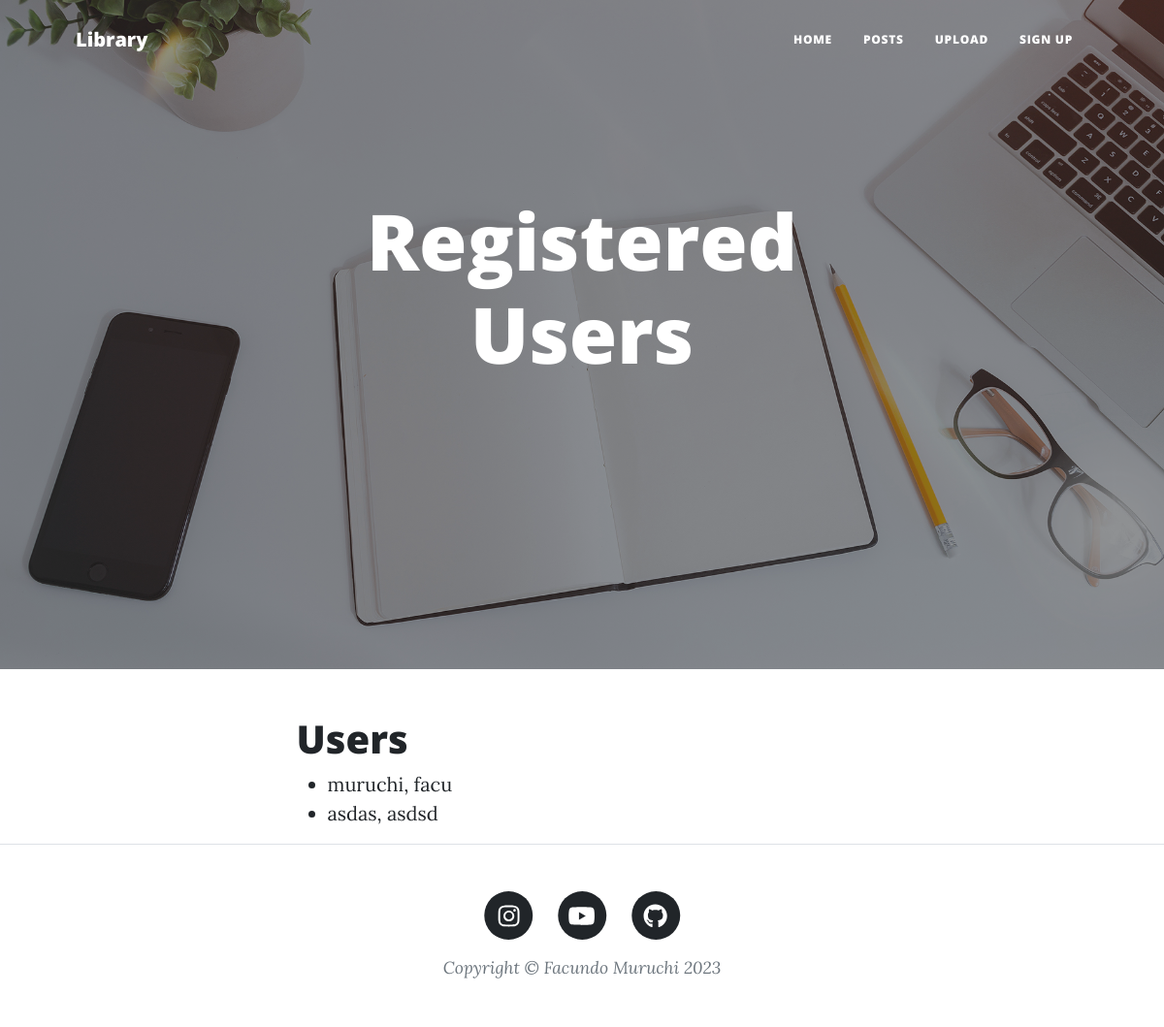
Before: /blog/usuarios/ with the older database file.
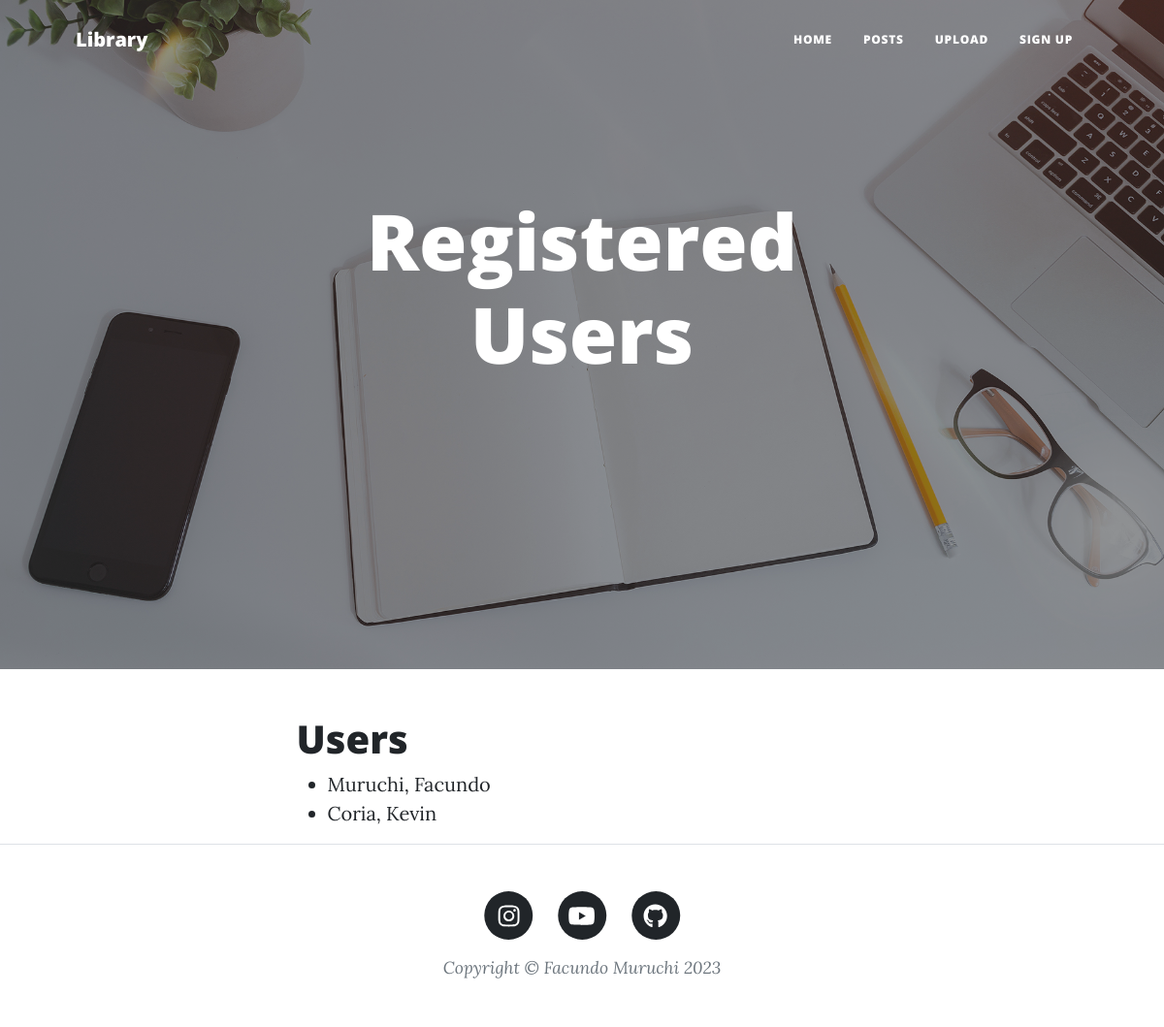
After: the same page with the newer database file.
### blog/models.py (models this page shows)
class Usuario(models.Model):
    name = models.CharField(max_length=50)
    surname = models.CharField(max_length=50)
    password = models.CharField(max_length=50)
    age = models.IntegerField(null=True, blank=True)
    email = models.EmailField(max_length=254,null=True, blank=True)
    def __str__(self):
        return f"{self.surname}, {self.name}"

### blog/views.py (the view)
# urls.py: path("usuarios/", usuarios, name="usuarios")
def usuarios(request):
    return render(
        request=request,
        template_name="usuarios.html",
        context={"usuarios": Usuario.objects.all()}
    )

### blog/templates/usuarios.html (shortened to what this page needs)
{% extends "base.html" %}
{% block heading %}
<h1>Registered Users</h1>
{% endblock heading %}
{% block contenido %}
<h1>Users</h1>
<ul>
    {%if usuarios%}
        {%for usuario in usuarios%}
            <li>{{usuario}}</li>
        {%endfor%}
    {%else%}
            <p>There are no registered users yet...</p>
    {%endif%}
</ul>
{% endblock contenido %}

### blog/templates/base.html (shortened to what this page needs)
{%load static%}
<!DOCTYPE html>
<html lang="en">
    <head>
        <link type="text/css" href="{%static 'blog/css/styles.css'%}" rel="stylesheet" />
    </head>
    <body>
        <nav class="navbar navbar-expand-lg navbar-light" id="mainNav">
            <div class="container px-4 px-lg-5">
                <a class="navbar-brand" href={%url "inicio"%}>Library</a>
                <div class="collapse navbar-collapse" id="navbarResponsive">
                    <ul class="navbar-nav ms-auto py-4 py-lg-0">
                        <li class="nav-item"><a class="nav-link px-lg-3 py-3 py-lg-4" href={%url "inicio"%}>Home</a></li>
                        <li class="nav-item"><a class="nav-link px-lg-3 py-3 py-lg-4" href={%url "posts"%}>Posts</a></li>
                        <li class="nav-item"><a class="nav-link px-lg-3 py-3 py-lg-4" href={%url "subir"%}>Upload</a></li>
                        <li class="nav-item"><a class="nav-link px-lg-3 py-3 py-lg-4" href={%url "cuenta"%}>Sign Up</a></li>
                    </ul>
                </div>
            </div>
        </nav>
        <header class="masthead" style="background-image: url({% static 'blog/assets/img/inicio.jpg' %})">
            <div class="container position-relative px-4 px-lg-5">
                <div class="row gx-4 gx-lg-5 justify-content-center">
                    <div class="col-md-10 col-lg-8 col-xl-7">
                        <div class="site-heading">
                            {% block heading %}{% endblock heading %}
                            <br>
                            <br>
                            <br>
                        </div>
                    </div>
                </div>
            </div>
        </header>
        <div class="container px-4 px-lg-5">
            <div class="row gx-4 gx-lg-5 justify-content-center">
                <div class="col-md-10 col-lg-8 col-xl-7">
                    {%block contenido%}{%endblock contenido%}
                </div>
            </div>
        </div>
        <footer class="border-top">
            <div class="container px-4 px-lg-5">
                <div class="row gx-4 gx-lg-5 justify-content-center">
                    <div class="col-md-10 col-lg-8 col-xl-7">
                        <ul class="list-inline text-center">
                            <li class="list-inline-item">
                                <a href="https://www.instagram.com/pacu_steinrhodes/">
                                    <span class="fa-stack fa-lg">
                                        <i class="fas fa-circle fa-stack-2x"></i>
                                        <i class="fab fa-instagram fa-stack-1x fa-inverse"></i>
                                    </span>
                                </a>
                            </li>
                            <li class="list-inline-item">
                                <a href="https://www.youtube.com/channel/UCpnPVzrYbl0I_emymcR02Dg">
                                    <span class="fa-stack fa-lg">
                                        <i class="fas fa-circle fa-stack-2x"></i>
                                        <i class="fab fa-youtube fa-stack-1x fa-inverse"></i>
                                    </span>
                                </a>
                            </li>
                            <li class="list-inline-item">
                                <a href="https://github.com/FacundoMuruchi">
                                    <span class="fa-stack fa-lg">
                                        <i class="fas fa-circle fa-stack-2x"></i>
                                        <i class="fab fa-github fa-stack-1x fa-inverse"></i>
                                    </span>
                                </a>
                            </li>
                        </ul>
                        <div class="small text-center text-muted fst-italic">Copyright &copy; Facundo Muruchi 2023</div>
                    </div>
                </div>
            </div>
        </footer>
    </body>
</html>

Changed rows visible on the page:
removed Usuario: surname+name "muruchi, facu"
removed Usuario: surname+name "asdas, asdsd"
added Usuario: surname+name "Muruchi, Facundo"
added Usuario: surname+name "Coria, Kevin"
